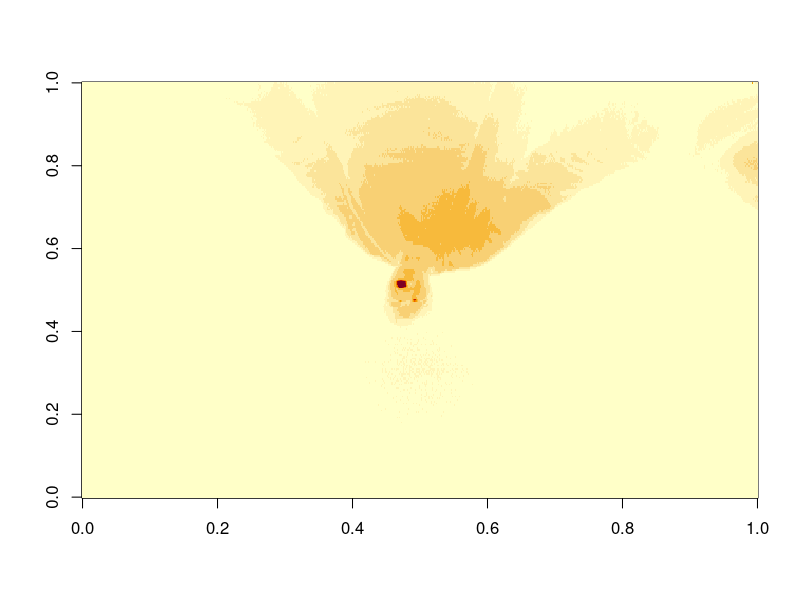
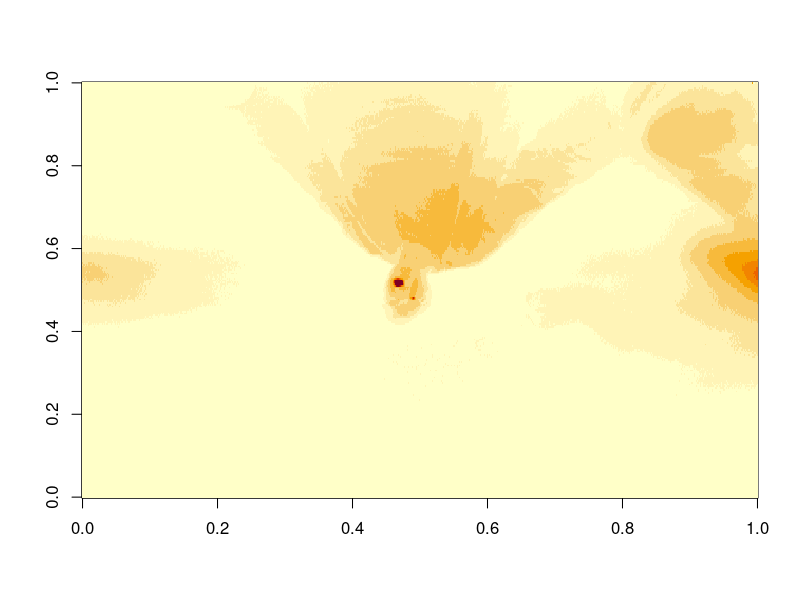
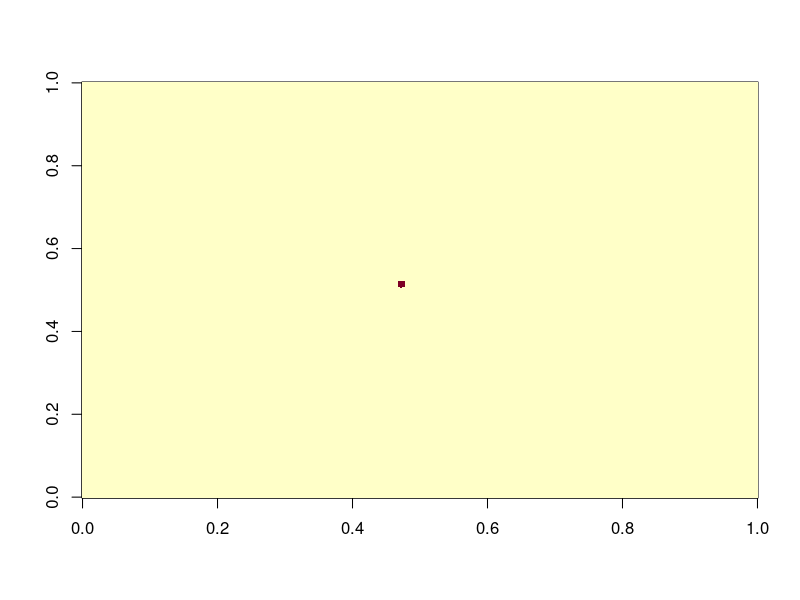

Write the R code that produced these figures, in order. (Note: this script raises an error after producing the figures.)
require(data.table)
z <- fread("sample.dat")
i0 <- matrix(z[V1 == 0]$V3, nrow=640)
i1 <- matrix(z[V1 == 1]$V3, nrow=640)
dim(i1)
image(i0)
image(i1)
summary(z$V3)
image(i0 == 255)
index(i1 == 255)
which(i0 == 255, TRUE)
which(i1 == 255, TRUE)
